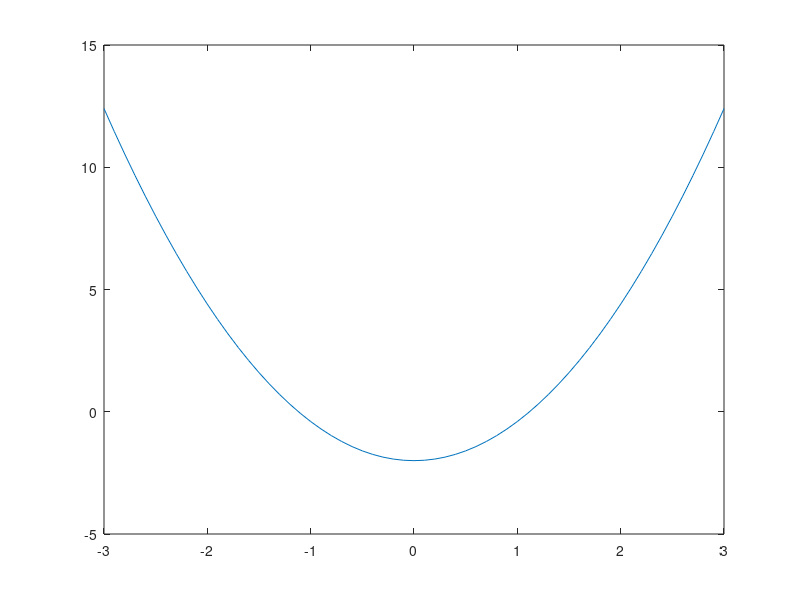

Write MATLAB code to recreate this figure.
%1
2 - 3 * 4
4.7 / sqrt(3)
5^20
tan(rad2deg(pi) / 3)
log(8)
%2
%(a)
A = [2, -2; 3, -5]
B = [-2, 0; 4, 2]
C = [-1, 2, 0; 2, 0, 3]
E = [2, -1; pi, log10(2); -2, 3]
F = [1, 2, 3; 2, 3, 4; 3, 5, 7]
I = eye(3)
%(B)
A(2, 1)
E(3, 1)
C(2, :)
%(c)
A + 2 * B
C - B * transpose(E)
transpose(A)

%function
function printEqual (m1, m2)
    if m1 == m2
        fprintf("equal\n\n")
    else
        fprintf("not equal\n\n")
    end
end

%(d)
M = A * B
N = B * A
printEqual(M, N)
%(e)
P = transpose(C) * transpose(B)
Q = transpose(B * C)
printEqual(P, Q)
%(f)
temp1 = inverse(A)
temp2 = inverse(F)

%3
A = [1/6, 1/2, 1/3;
     1/2, 1/4, 1/4;
     1/3, 1/4, 5/12]
fprintf("A^5 = \n\n")
disp(A^5)
fprintf("\nA^10 = \n\n")
disp(A^10)
fprintf("\nA^20 = \n\n")
disp(A^20)
fprintf("\nA^30 = \n\n")
disp(A^30)

%4
x = -3:0.1:3
y = 1.6 * x.^2 -2
plot(x, y)
